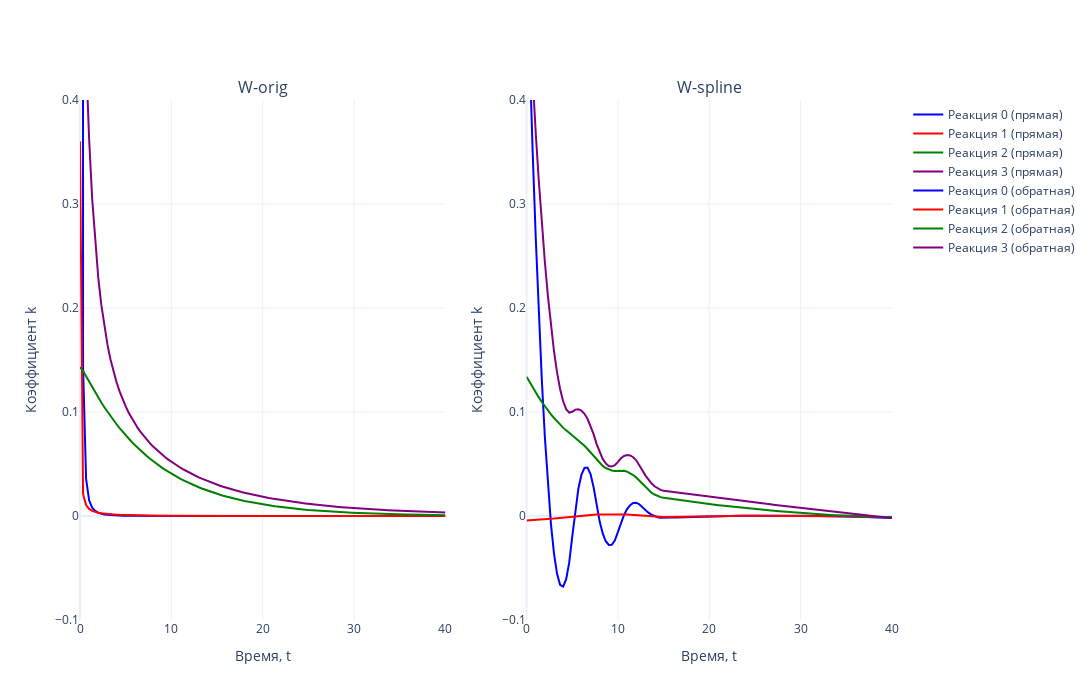

The notebook cell saved with this chart:
### Markdown cell above
# W - скорости реакций

### Code cell
colors = ['blue', 'red', 'green', 'purple']

# Создаем два подграфика (2 столбца, 1 строка)
fig = make_subplots(rows=1, cols=2, subplot_titles=['W-orig', 'W-spline'])

# Первый график (прямая задача)
for i in range(N_REACTION):  
    fig.add_trace(go.Scatter(
        x=tsteps, 
        y=W_TRUE[i, :], 
        mode='lines', 
        name=f'Реакция {i} (прямая)',
        line=dict(color=colors[i % len(colors)])  # Применяем цвета циклично
    ), row=1, col=1)

# Второй график (обратная задача)
for i in range(N_REACTION):  
    fig.add_trace(go.Scatter(
        x=tsteps, 
        y=W_spline[i, :], 
        mode='lines', 
        name=f'Реакция {i} (обратная)',
        line=dict(color=colors[i % len(colors)])  # Применяем цвета циклично
    ), row=1, col=2)

# Настройки общего макета
fig.update_layout(
    template='plotly_white',
    width=1700,  # Общая ширина холста
    height=700,  # Высота холста
    showlegend=True
)

# Ограничение оси Y
fig.update_yaxes(range=[-0.1, 0.4], title_text='Коэффициент k', row=1, col=1)
fig.update_yaxes(range=[-0.1, 0.4], title_text='Коэффициент k', row=1, col=2)

# Подписи оси X
fig.update_xaxes(title_text='Время, t', row=1, col=1)
fig.update_xaxes(title_text='Время, t', row=1, col=2)

# Отображение графика
fig.show()
